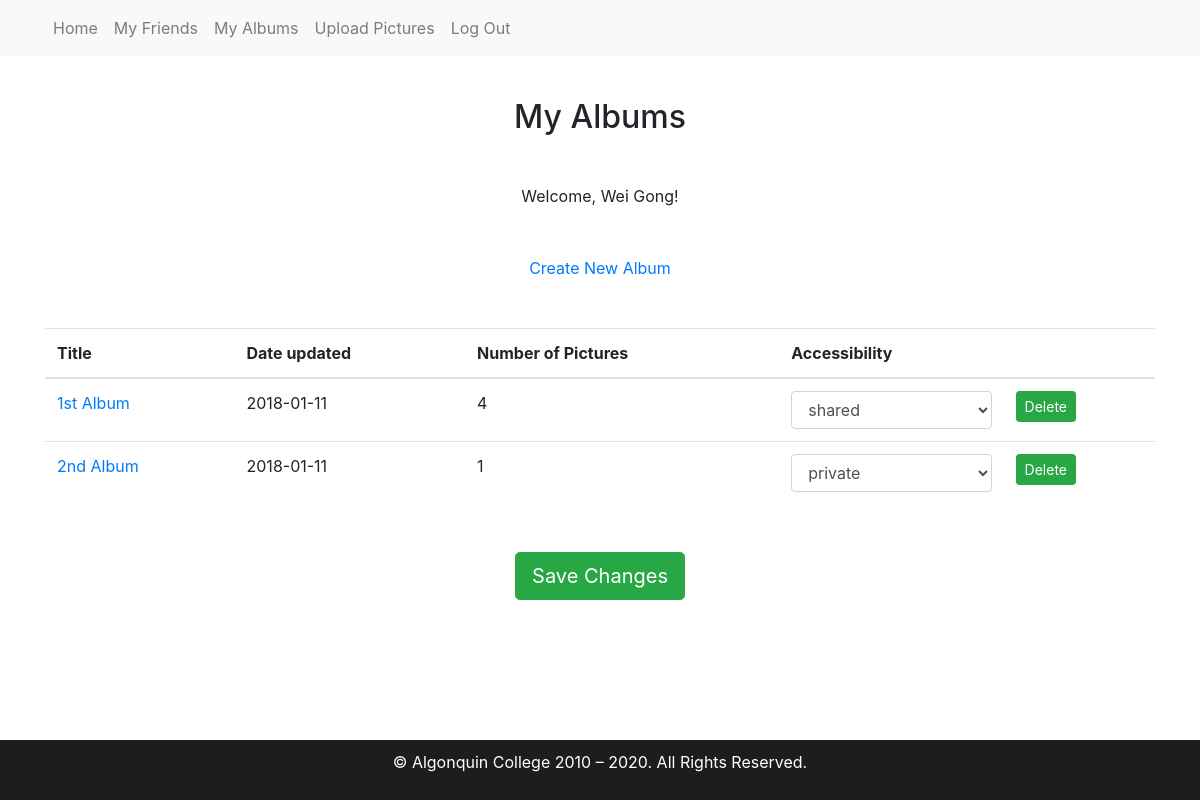
Screenshot of /ac-php-project/MyAlbums.php (signed in) with the database file from the repository.
### tables this page shows
CREATE TABLE IF NOT EXISTS `User` (
  `user_id` varchar(16) NOT NULL,
  `name` varchar(256) NOT NULL,
  `phone` varchar(16) DEFAULT NULL,
  `password` varchar(256) DEFAULT NULL
);

CREATE TABLE IF NOT EXISTS `Album` (
  `album_id` int(11) NOT NULL,
  `title` varchar(256) NOT NULL,
  `description` varchar(3000) DEFAULT NULL,
  `date_updated` date NOT NULL,
  `owner_id` varchar(16) NOT NULL,
  `accessibility_code` varchar(16) NOT NULL
);

### ac-php-project/includes/session.php (called while the page is built, shortened)
<?php
    class Session {
        private function check_the_login() {
            if (isset($_SESSION['user_id'])) {
                $this->user_id = $_SESSION['user_id'];
            } else {
                unset($this->user_id);
                $this->signed_in = false;
            }
        }
    }
    $session = new Session();

### ac-php-project/includes/database.php (called while the page is built, shortened)
<?php
    class Database {
        public $connection;
        public function open_db_connection() {
            $this->connection = new mysqli(DB_HOST, DB_USER, DB_PASS, DB_NAME);
        }
        public function query($sql) {
            $result = $this->connection->query($sql);
            return $result;
        }
        public function escape_string($string) {
            $escaped_string = $this->connection->real_escape_string($string);
            return $escaped_string;
        }
    }
    $database = new Database();

### ac-php-project/includes/db_object.php (called while the page is built, shortened)
<?php
    class DB_object {
        public static function find_by_id($id) {
            $the_result_array = static::find_by_query("SELECT * FROM  " . static::$db_table . "  WHERE user_id = '$id' LIMIT 1");
            return !empty($the_result_array) ? array_shift($the_result_array) : false;
        }
        public static function find_by_query($sql) {
            global $database;
            $result_set = $database->query($sql);
            $the_object_array = array();
            while ($row = mysqli_fetch_array($result_set)) {
                $the_object_array[] = static::instantiation($row);
            }
            return $the_object_array;
        }
        public static function instantiation($the_record) {
            $the_object = new $calling_class;
            foreach ($the_record as $the_attribute => $value) {
                if ($the_object->has_the_attribute($the_attribute)) {
                    $the_object->$the_attribute = $value;
                }
            }
            return $the_object;
        }
        private function has_the_attribute($the_attribute) {
            $object_properties = get_object_vars($this);
            return array_key_exists($the_attribute, $object_properties);
        }
    }

### ac-php-project/includes/album.php (called while the page is built, shortened)
<?php
    class Album extends DB_object
    {
        protected static $db_table = "Album";
         public static function find_by_owner_id($id) {
            $the_result_array = static::find_by_query("SELECT * FROM  " . static::$db_table . "  WHERE owner_id = '$id'");
            return !empty($the_result_array) ? ($the_result_array) : false;
        }
    }

### ac-php-project/includes/photo.php (called while the page is built, shortened)
<?php
    class Photo extends DB_object {
        protected static $db_table = "Picture";
        public static function get_all_photos($album_id) {
            global $database;
            $album_id = $database->escape_string($album_id);
            $sql = "SELECT * FROM  " . self::$db_table . " ";
            $sql .= "WHERE album_id = '{$album_id}'";
            $the_result_array = self::find_by_query($sql);
            return count((array)$the_result_array);
        }
    }

### ac-php-project/MyAlbums.php (the view, shortened to what this page needs)
<?php
    include("includes/header.php");
    $all_album = Album::find_by_owner_id($session->user_id);
?>
<div class="container text-center">
<h2 class="my-5">My Albums</h2>
<p class="mb-5">Welcome, <?php echo User::find_by_id($session->user_id)->name; ?>!</p>
<p class="mb-5"><a href="AddAlbum.php">Create New Album</a></p>
    <form action="<?php echo $_SERVER["PHP_SELF"]; ?>" method="post"  enctype="multipart/form-data">
        <table class="table table-hover text-left mb-5">
            <thead>
                <tr>
                    <th>Title </th>
                    <th>Date updated</th>
                    <th>Number of Pictures </th>
                    <th>Accessibility</th>
                    <th></th>
                </tr>
            </thead>
            <tbody>
            <?php
                $albums = Album::find_by_owner_id($session->user_id);
                if($albums != null){
                    foreach ($albums as $album):
                        $albumId = $album->album_id;
            ?>
                        <tr>
                            <td><a href="MyPictures.php?albumId=<?php echo $albumId; ?>"><?php echo $album->title; ?></a></td>
                            <td><?php echo $album->date_updated ?></td>
                            <td><?php echo Photo::get_all_photos($album->album_id); ?></td>
                            <td>
                                <select class="form-control" name="<?php echo $album->album_id; ?>" id="accessibility" value="<?php echo $album->album_id; ?>">
                                    <option  value="<?php echo $album->accessibility_code; ?>"><?php echo $album->accessibility_code; ?> </option>
                                </select>
                            </td>
                            <td>
                                <button type="submit" name="btnDelete" value="<?php echo $album->album_id; ?>" class="btn btn-success btn-sm" onclick="return confirm('Are you sure you want to delete the selected album with all its pictures?')">Delete</button>
                            </td>
                        </tr>
            <?php
                    endforeach;
                }
            ?>
            </tbody>
        </table>
        <p>
            <input type="submit" name="btnUpload" value="Save Changes" class="btn btn-success btn-lg" />
        </p>
    </form>
</div>
<?php include("includes/footer.php");

### rows the page displays
user: name "Wei Gong"
album: title "1st Album", date_updated "2018-01-11", album_id "4", accessibility_code+album_id "shared"
album: title "2nd Album", date_updated "2018-01-11", album_id "1", accessibility_code+album_id "private"

### other values shown
Date("Y") "2020"
